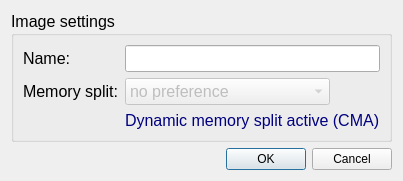
<?xml version="1.0" encoding="UTF-8"?>
<ui version="4.0">
 <class>EditDialog</class>
 <widget class="QDialog" name="EditDialog">
  <property name="geometry">
   <rect>
    <x>0</x>
    <y>0</y>
    <width>400</width>
    <height>155</height>
   </rect>
  </property>
  <property name="windowTitle">
   <string>Image properties</string>
  </property>
  <layout class="QVBoxLayout" name="verticalLayout">
   <item>
    <widget class="QGroupBox" name="groupBox">
     <property name="font">
      <font>
       <pointsize>12</pointsize>
      </font>
     </property>
     <property name="title">
      <string>Image settings</string>
     </property>
     <layout class="QFormLayout" name="formLayout">
      <property name="fieldGrowthPolicy">
       <enum>QFormLayout::ExpandingFieldsGrow</enum>
      </property>
      <item row="0" column="0">
       <widget class="QLabel" name="label">
        <property name="text">
         <string>Name:</string>
        </property>
       </widget>
      </item>
      <item row="0" column="1">
       <widget class="QLineEdit" name="nameEdit"/>
      </item>
      <item row="1" column="0">
       <widget class="QLabel" name="label_2">
        <property name="text">
         <string>Memory split:</string>
        </property>
       </widget>
      </item>
      <item row="1" column="1">
       <widget class="QComboBox" name="memsplitCombo">
        <property name="enabled">
         <bool>false</bool>
        </property>
        <item>
         <property name="text">
          <string>no preference</string>
         </property>
        </item>
        <item>
         <property name="text">
          <string>128 MB (gpu_mem=128)</string>
         </property>
        </item>
        <item>
         <property name="text">
          <string>192 MB (gpu_mem=64)</string>
         </property>
        </item>
        <item>
         <property name="text">
          <string>224 MB (gpu_mem=32)</string>
         </property>
        </item>
        <item>
         <property name="text">
          <string>240 MB (gpu_mem=16)</string>
         </property>
        </item>
       </widget>
      </item>
      <item row="2" column="1">
       <widget class="QLabel" name="label_3">
        <property name="palette">
         <palette>
          <active>
           <colorrole role="WindowText">
            <brush brushstyle="SolidPattern">
             <color alpha="255">
              <red>0</red>
              <green>0</green>
              <blue>128</blue>
             </color>
            </brush>
           </colorrole>
          </active>
          <inactive>
           <colorrole role="WindowText">
            <brush brushstyle="SolidPattern">
             <color alpha="255">
              <red>0</red>
              <green>0</green>
              <blue>128</blue>
             </color>
            </brush>
           </colorrole>
          </inactive>
          <disabled>
           <colorrole role="WindowText">
            <brush brushstyle="SolidPattern">
             <color alpha="255">
              <red>144</red>
              <green>141</green>
              <blue>139</blue>
             </color>
            </brush>
           </colorrole>
          </disabled>
         </palette>
        </property>
        <property name="text">
         <string>Dynamic memory split active (CMA)</string>
        </property>
       </widget>
      </item>
     </layout>
    </widget>
   </item>
   <item>
    <widget class="QDialogButtonBox" name="buttonBox">
     <property name="orientation">
      <enum>Qt::Horizontal</enum>
     </property>
     <property name="standardButtons">
      <set>QDialogButtonBox::Cancel|QDialogButtonBox::Ok</set>
     </property>
    </widget>
   </item>
  </layout>
 </widget>
 <resources/>
 <connections>
  <connection>
   <sender>buttonBox</sender>
   <signal>accepted()</signal>
   <receiver>EditDialog</receiver>
   <slot>accept()</slot>
   <hints>
    <hint type="sourcelabel">
     <x>248</x>
     <y>254</y>
    </hint>
    <hint type="destinationlabel">
     <x>157</x>
     <y>274</y>
    </hint>
   </hints>
  </connection>
  <connection>
   <sender>buttonBox</sender>
   <signal>rejected()</signal>
   <receiver>EditDialog</receiver>
   <slot>reject()</slot>
   <hints>
    <hint type="sourcelabel">
     <x>316</x>
     <y>260</y>
    </hint>
    <hint type="destinationlabel">
     <x>286</x>
     <y>274</y>
    </hint>
   </hints>
  </connection>
 </connections>
</ui>
